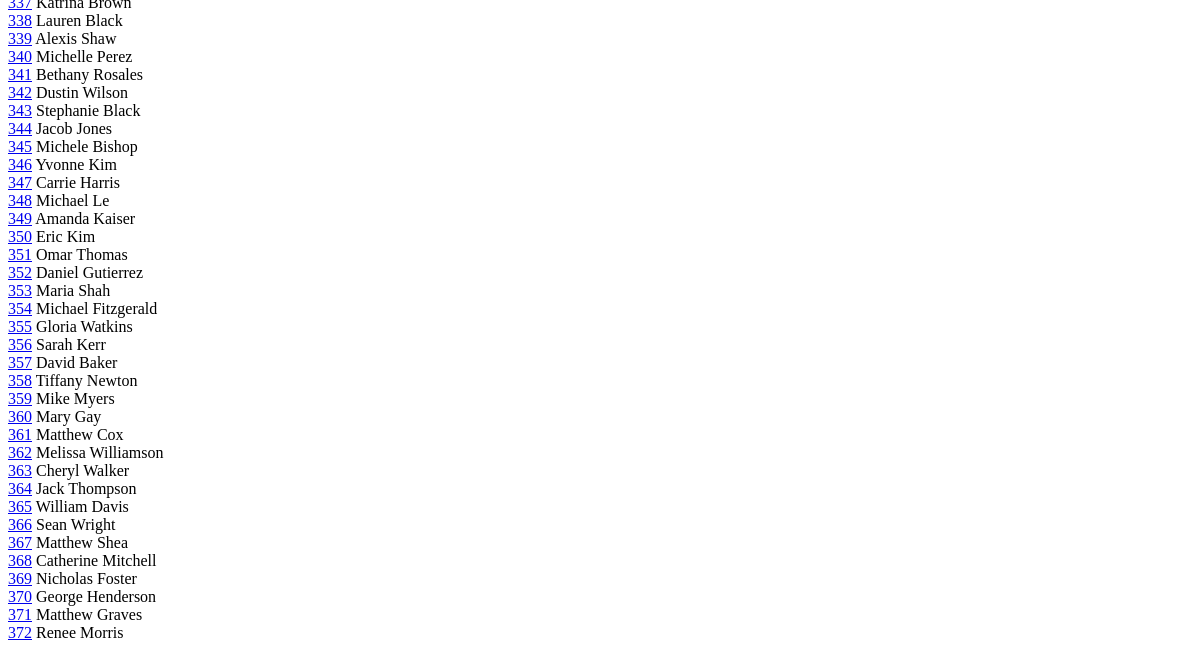
/students/list/ (lower part), run on an earlier commit of the app's database.
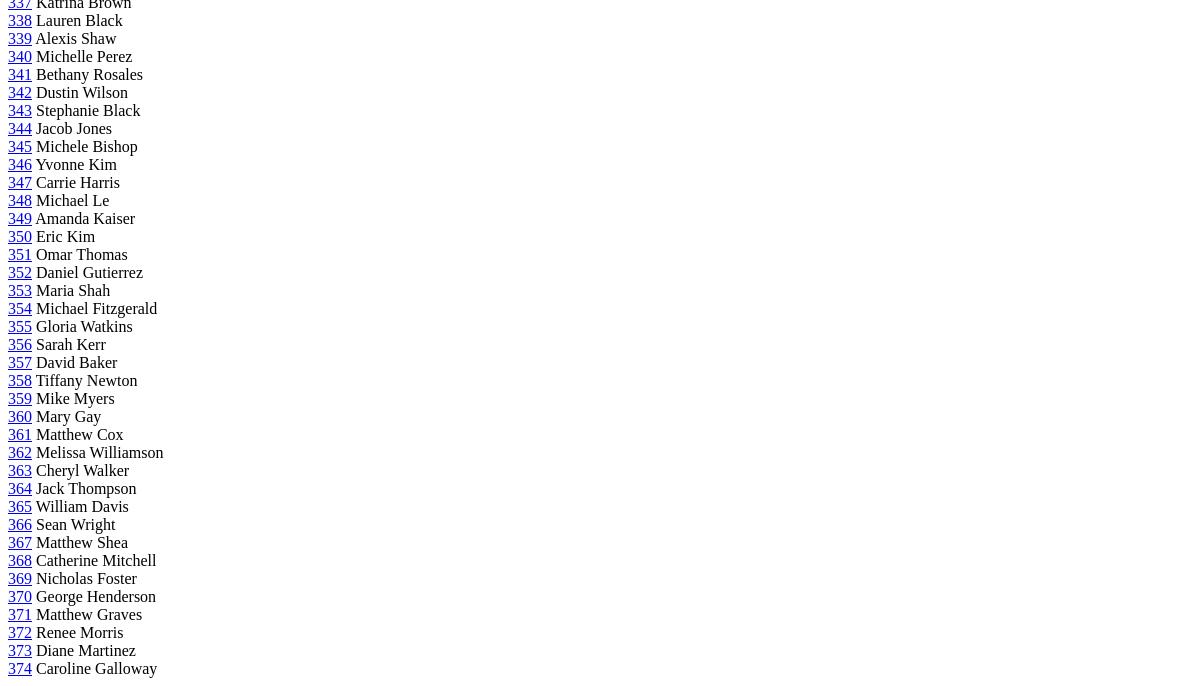
And on a later commit of the database.
### students/models.py (models this page shows, shortened)
class Student(models.Model):
    first_name = models.CharField(max_length=64)
    last_name = models.CharField(max_length=64)
    age = models.PositiveIntegerField()
    @property
    def full_name(self):
        return f"{self.first_name} {self.last_name}"

### students/views.py (the view)
# urls.py: path('list/', views.students, name='list'),
def students(request):
    students_query = Student.objects.all()
    params = [
        'age',
        'first_name',
        'last_name',
        'id',
    ]
    for param in params:
        value = request.GET.get(param)
        if value:
            students_query = students_query.filter(**{param: value})
    return render(request, 'students-list.html', context={'students': students_query})

### students/templates/students-list.html (shortened to what this page needs)
<!DOCTYPE html>
<html lang="en">
<head>
</head>
<body>
<br>
<br>
{% for student in students %}
    <a href="{% url 'students:edit' pk=student.id %}">{{ student.id }}</a> {{ student.full_name }}<br>
{% endfor %}
</body>
</html>

What changed in the data, as far as the page shows it:
added Student: id "373", full_name "Diane Martinez"
added Student: id "374", full_name "Caroline Galloway"
